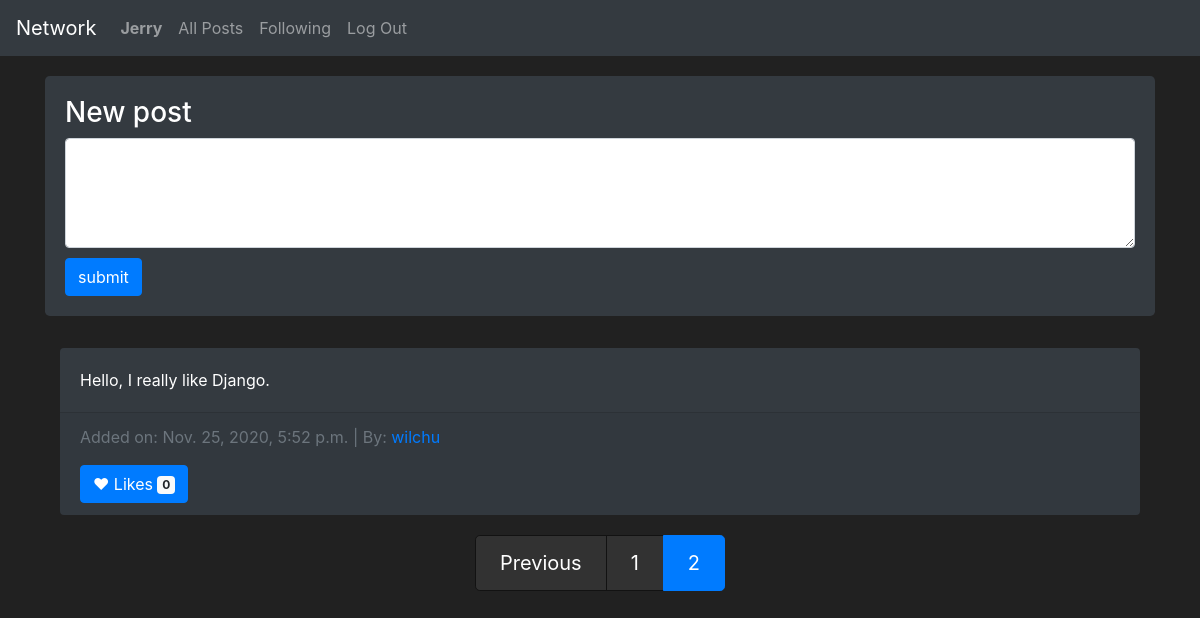
/?page=2 (signed in), run on the app's committed database.
### network/models.py (models this page shows, shortened)
class User(AbstractUser):
    followers = models.IntegerField(default=0)
    following = models.IntegerField(default=0)

class Posts(models.Model):
    post_owner = models.ForeignKey(User, on_delete=models.CASCADE, related_name="post_owner")
    post_content = models.CharField(max_length=2000)
    post_likes = models.IntegerField(default=0)
    post_date = models.DateTimeField(auto_now_add=True)

### network/views.py (the view, shortened to what this page needs)
# urls.py: path("", views.index, name="index"),
def index(request):
    all_posts = Posts.objects.all().order_by('-post_date')
    page = pagination(request, all_posts, 10)
    return render(request, "network/index.html", {
        "all_posts": page
    })

### network/views.py (called while the page is built)
def pagination(request, data_object, results):
    paginator = Paginator(data_object, results)
    try:
        paginator_result = paginator.page(request.GET.get('page', 1))
    except EmptyPage:
        paginator_result = paginator.page(1)
    return paginator_result

### network/templates/network/index.html (shortened to what this page needs)
{% extends "network/layout.html" %}
{% block body %}
    {% if user.is_authenticated %}
      <section>
          <div class="jumbotron bg-dark text-white">
              <header>
                  <h3>New post</h3>
              </header>
              <form action="{% url 'index' %}" method="POST">
                  <textarea class="form-control" name="post_content" rows="4"></textarea>
                  <input type="submit" class="btn btn-primary" style="margin-top: 10px;" value="submit">
              </form>
          </div>
        </section>
    {% endif %}
    <section>
        <div class="container">
            {% for post in all_posts %}
            <div class="card bg-dark text-white">
                <div class="card-body">
                  <p class="card-text">{{ post.post_content }}</p>
                </div>
                <div class="card-footer text-muted">
                  <p>Added on: {{ post.post_date }} | By: <a href="{% url 'profil' post.post_owner.id %}">{{ post.post_owner }}</a></p>
                  <button type="button" class="btn btn-primary like" data-postid="{{ post.id }}">
                    &hearts; Likes <span class="badge badge-light">{{ post.post_likes }}</span>
                  </button>
                </div>
              </div>
            {% endfor %}
        </div>
    </section>
    <section style="margin-top: 20px;">
      <nav aria-label="Posts pagination">
        <ul class="pagination justify-content-center pagination-lg">
          {% if all_posts.has_previous %}
            <li class="page-item">
              <a class="page-link" href="{% url 'index' %}?page={{ all_posts.previous_page_number }}">Previous</a>
            </li>
          {% endif %}
          {% for page in all_posts.paginator.page_range %}
            <li class="page-item {% if page == all_posts.number %} active {% endif %}">
              <a class="page-link" href="{% url 'index' %}?page={{ page }}">{{ page }}</a>
            </li>
          {% endfor %}
        </ul>
      </nav>
    </section>
{% endblock %}

### network/templates/network/layout.html (shortened to what this page needs)
{% load static %}
<!DOCTYPE html>
<html lang="en">
    <head>
        <link rel="stylesheet" href="https://stackpath.bootstrapcdn.com/bootstrap/4.4.1/css/bootstrap.min.css">
        <link href="{% static 'network/styles.css' %}" rel="stylesheet">
    </head>
    <body>
        <nav class="navbar navbar-expand-lg navbar-dark bg-dark">
            <a class="navbar-brand" href="#">Network</a>
            <div>
              <ul class="navbar-nav mr-auto">
                {% if user.is_authenticated %}
                    <li class="nav-item">
                        <a class="nav-link" href="{% url 'profil' user.id %}"><strong>{{ user.username }}</strong></a>
                    </li>
                {% endif %}
                <li class="nav-item">
                  <a class="nav-link" href="{% url 'index' %}">All Posts</a>
                </li>
                {% if user.is_authenticated %}
                    <li class="nav-item">
                        <a class="nav-link" href="{% url 'following' %}">Following</a>
                    </li>
                    <li class="nav-item">
                        <a class="nav-link" href="{% url 'logout' %}">Log Out</a>
                    </li>
                {% endif %}
              </ul>
            </div>
          </nav>
        <div class="body container">
            {% block body %}
            {% endblock %}
        </div>
    </body>
</html>

### network/static/network/styles.css (style rules this page uses)
body { background-color: #212121; color: #fff !important; }
.jumbotron { margin-top: 20px; padding: 20px; }
.card { margin-top: 20px; border: none; }
.page-link { color: #fff; background-color: #323232; border-color: #121212; }

### data on the page
User: username "Jerry"
Posts: post_content "Hello, I really like Django.", post_date "Nov. 25, 2020, 5:52 p.m.", post_owner "wilchu", post_likes "0"

### other printed values
{{ page }} "1" "2"
